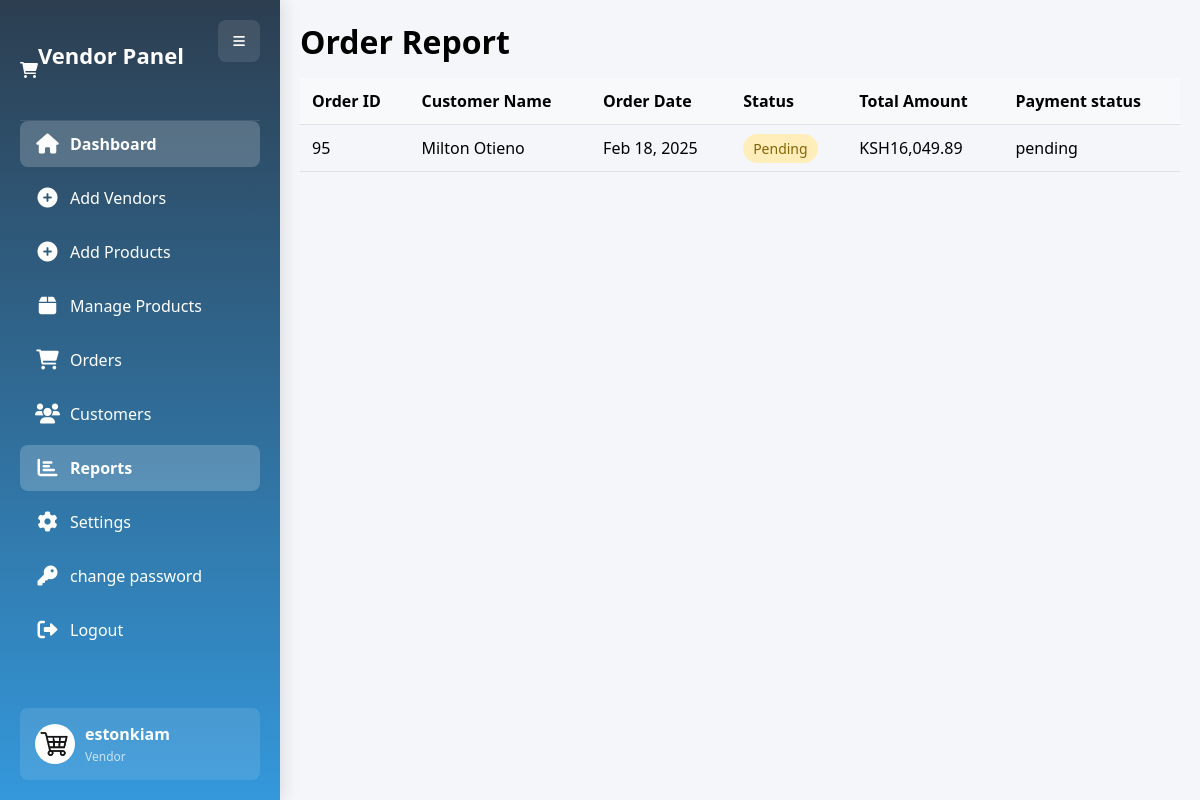
Before: /admin/reports.php (signed in) with the older database file.
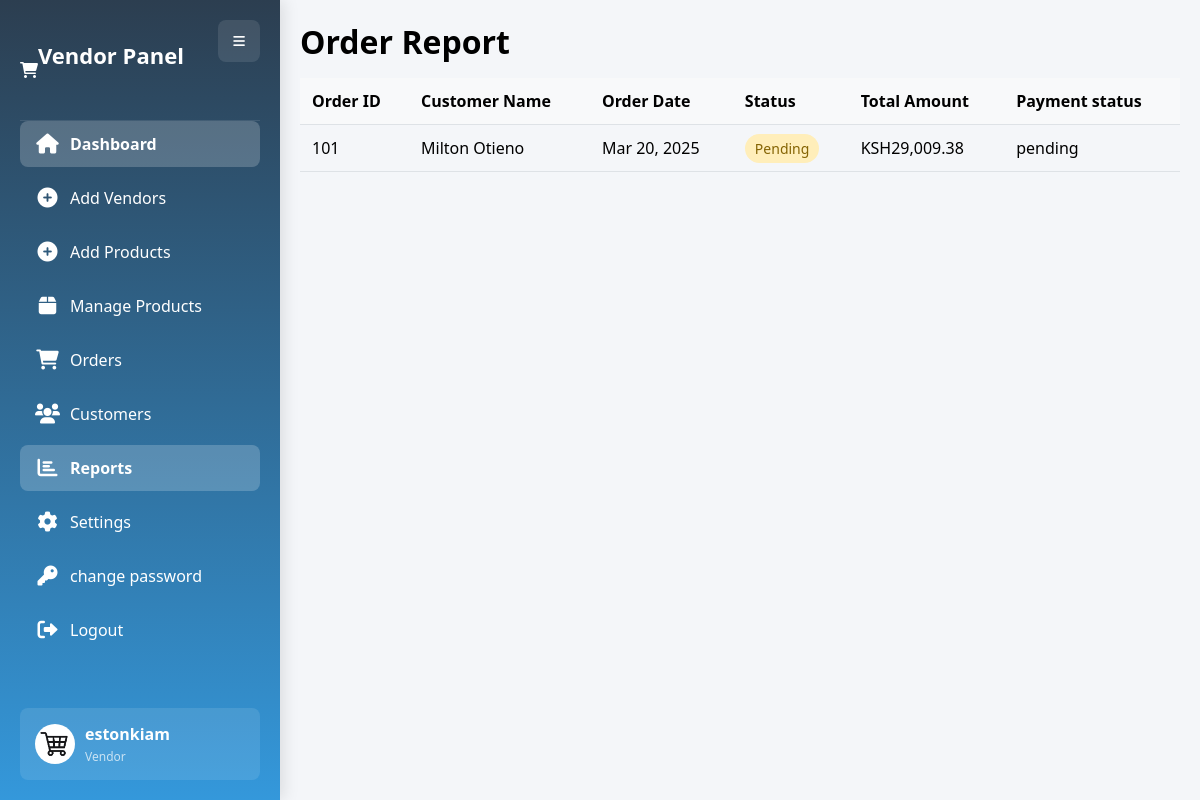
After: the same page with the newer database file.
### tables this page shows
CREATE TABLE `orders` (
  `id` int(11) NOT NULL,
  `customer_id` int(11) NOT NULL,
  `total_amount` decimal(10,2) NOT NULL DEFAULT 0.00,
  `shipping_address` varchar(255) NOT NULL,
  `city` varchar(100) NOT NULL,
  `phone` varchar(20) NOT NULL,
  `payment_method` enum('mpesa','card','cash') NOT NULL,
  `payment_status` enum('pending','paid','failed') DEFAULT 'pending',
  `status` enum('pending','processing','shipped','delivered','cancelled') DEFAULT 'pending',
  `transaction_id` varchar(100) DEFAULT NULL,
  `created_at` timestamp NOT NULL DEFAULT current_timestamp(),
  `updated_at` timestamp NOT NULL DEFAULT current_timestamp() ON UPDATE current_timestamp(),
  `product_details` text DEFAULT NULL
);

CREATE TABLE `customers` (
  `customer_id` int(11) NOT NULL,
  `first_name` varchar(100) NOT NULL,
  `last_name` varchar(100) NOT NULL,
  `email` varchar(255) NOT NULL,
  `password` varchar(255) NOT NULL,
  `phone` varchar(20) DEFAULT NULL,
  `address_line1` varchar(255) DEFAULT NULL,
  `address_line2` varchar(255) DEFAULT NULL,
  `city` varchar(100) NOT NULL,
  `state` varchar(100) NOT NULL,
  `postal_code` varchar(20) NOT NULL,
  `country` varchar(100) NOT NULL,
  `created_at` timestamp NOT NULL DEFAULT current_timestamp(),
  `reset_token` varchar(255) DEFAULT NULL,
  `reset_token_expiry` datetime DEFAULT NULL
);

### admin/reports.php (the view, shortened to what this page needs)
<?php
require 'include/db_connection.php';
$order_query = "SELECT orders.id,orders.payment_status,customers.first_name, customers.last_name, orders.created_at, orders.status, orders.total_amount
                FROM orders
                JOIN customers ON orders.customer_id = customers.customer_id";
$order_result = $conn->query($order_query);
?>
<!DOCTYPE html>
<html lang="en">
<head>
    <link href="https://cdnjs.cloudflare.com/ajax/libs/font-awesome/6.0.0/css/all.min.css" rel="stylesheet">
    <link rel="stylesheet" href="assets/css/admindash.css">
</head>
<body>
<?php include('include/sidebar.php'); ?>
        <div class="main-content">
            <h1>Order Report</h1>
            <?php if ($order_result->num_rows > 0): ?>
            <table>
                <thead>
                    <tr>
                        <th>Order ID</th>
                        <th>Customer Name</th>
                        <th>Order Date</th>
                        <th>Status</th>
                        <th>Total Amount</th>
                        <th>Payment status</th>
                    </tr>
                </thead>
                <tbody>
                    <?php while($order = $order_result->fetch_assoc()): ?>
                    <tr>
                        <td><?php echo htmlspecialchars($order['id']); ?></td>
                        <td><?php echo htmlspecialchars($order['first_name']) . ' ' . htmlspecialchars($order['last_name']); ?></td>
                        <td><?php echo date('M d, Y', strtotime($order['created_at'])); ?></td>
                        <td>
                            <span class="status <?php echo strtolower($order['status']); ?>"><?php echo htmlspecialchars(ucwords($order['status'])); ?></span>
                        </td>
                        <td>KSH<?php echo number_format($order['total_amount'], 2); ?></td>
                        <td><?php echo htmlspecialchars($order['payment_status']); ?></td>
                    </tr>
                    <?php endwhile; ?>
                </tbody>
            </table>
            <?php else: ?>
                <p>No orders found.</p>
            <?php endif; ?>
        </div>
</body>
</html>

### admin/include/sidebar.php (shortened to what this page needs)
<?php
$servername = "localhost";
$username = "root";
$password = "";
$dbname = "ecommerce";
$conn = new mysqli($servername, $username, $password, $dbname);
$admin_username = "Admin";
if (isset($_SESSION['admin_id'])) {
    $admin_id = $_SESSION['admin_id'];
    $query = "SELECT username FROM admins WHERE id = ?";
    $stmt = $conn->prepare($query);
    $stmt->bind_param("i", $admin_id);
    $stmt->execute();
    $stmt->bind_result($username);
    if ($stmt->fetch()) {
        $admin_username = $username;
    }
}
?>
<!DOCTYPE html>
<html>
<head>
    <link rel="stylesheet" href="https://cdnjs.cloudflare.com/ajax/libs/font-awesome/6.0.0/css/all.min.css">
</head>
<body>
    <div class="container">
        <div class="sidebar">
            <button class="toggle-btn">
                <i class="fas fa-bars"></i>
            </button>
            <div class="sidebar-header">
            <i class="fas fa-shopping-cart"></i>
            <h2>Vendor Panel</h2>
            </div>
            <ul>
                <li><a href="dashboard.php" class="active">
                    <i class="fas fa-home"></i><span>Dashboard</span>
                </a></li>
                <li><a href="registration.php">
                    <i class="fas fa-plus-circle"></i><span>Add Vendors</span>
                </a></li>
                <li><a href="addproducts.php">
                    <i class="fas fa-plus-circle"></i><span>Add Products</span>
                </a></li>
                <li><a href="productview.php">
                    <i class="fas fa-box"></i><span>Manage Products</span>
                </a></li>
                <li><a href="orders.php">
                    <i class="fas fa-shopping-cart"></i><span>Orders</span>
                </a></li>
                <li><a href="customers.php">
                    <i class="fas fa-users"></i><span>Customers</span>
                </a></li>
                <li><a href="reports.php">
                    <i class="fas fa-chart-bar"></i><span>Reports</span>
                </a></li>
                <li><a href="settings.php">
                    <i class="fas fa-cog"></i><span>Settings</span>
                </a></li>
                <li>
  <a href="change-password.php">
    <i class="fas fa-key"></i><span>change password</span>
  </a>
</li>
<li><a href="logout.php">
                    <i class="fas fa-sign-out-alt"></i><span>Logout</span>
                </a></li>
            </ul>
            <div class="user-profile">
                <img src="assets/img/cart.jpg" alt="User Avatar">
                <div class="user-info">
                    <h4><?php echo htmlspecialchars($admin_username); ?></h4>
                    <p>Vendor</p>
                </div>
            </div>
        </div>
</body>
</html>

### admin/assets/css/admindash.css (style rules this page uses)
* { margin: 0; padding: 0; box-sizing: border-box; }
body { font-family: Arial, sans-serif; background-color: #f4f6f9; }
.container { display: flex; min-height: 100vh; }
.sidebar { width: 250px; background-color: #343a40; color: white; padding: 20px; }
.sidebar h2 { margin-bottom: 30px; text-align: center; }
.sidebar ul { list-style: none; }
.sidebar ul li { margin-bottom: 15px; }
.sidebar ul li a { color: white; text-decoration: none; display: block; padding: 10px; border-radius: 5px; }
.main-content { flex: 1; padding: 20px; }
table { width: 100%; border-collapse: collapse; margin-top: 15px; }
th, td { padding: 12px; text-align: left; border-bottom: 1px solid #dee2e6; }
th { background-color: #f8f9fa; }
.status { padding: 5px 10px; border-radius: 15px; font-size: 14px; }
.status.pending { background-color: #ffeeba; color: #856404; }

### admin/include/sidebar.php (style rules this page uses)
* { margin: 0; padding: 0; box-sizing: border-box; font-family: 'Segoe UI', Tahoma, Geneva, Verdana, sans-serif; }
body { background-color: #f4f6f9; }
.container { display: flex; min-height: 100vh; }
.sidebar { width: 280px; background: linear-gradient(180deg, #2c3e50 0%, #3498db 100%); color: white; padding: 20px; position: relative; transition: all 0.3s cubic-bezier(0.4, 0, 0.2, 1); box-shadow: 4px 0 15px rgba(0, 0, 0, 0.1); }
.toggle-btn { position: absolute; right: 20px; top: 20px; background: rgba(255, 255, 255, 0.1); color: white; border: none; padding: 12px 15px; cursor: pointer; border-radius: 8px; transition: all 0.3s ease; z-index: 2; }
.sidebar-header { display: flex; align-items: center; padding: 20px 0; margin-bottom: auto; border-bottom: 1px solid rgba(255, 255, 255, 0.1); }
.sidebar-header h2 { font-size: 22px; font-weight: 600; color: #fff; }
.sidebar ul { list-style: none; padding: 0; }
.sidebar ul li { margin-bottom: 8px; }
.sidebar ul li a { color: white; text-decoration: none; display: flex; align-items: center; padding: 12px 15px; border-radius: 8px; font-size: 16px; transition: all 0.3s ease; }
.sidebar ul li a i { margin-right: 10px; font-size: 20px; width: 25px; text-align: center; }
.sidebar ul li a.active { background: rgba(255, 255, 255, 0.2); font-weight: 600; }
.user-profile { position: absolute; bottom: 20px; left: 20px; right: 20px; display: flex; align-items: center; background: rgba(255, 255, 255, 0.1); padding: 15px; border-radius: 8px; }
.user-profile img { width: 40px; height: 40px; border-radius: 50%; margin-right: 10px; }
.user-info { flex: 1; }
.user-info h4 { font-size: 16px; margin-bottom: 3px; }
.user-info p { font-size: 12px; opacity: 0.7; }
.main-content { flex: 1; padding: 20px; transition: all 0.3s ease; }

Changed rows visible on the page:
removed orders: id "95", customer.first_name "Milton", customer.last_name "Otieno", created_at "Feb 18, 2025", status "Pending", total_amount "16,049.89", payment_status "pending"
added orders: id "101", customer.first_name "Milton", customer.last_name "Otieno", created_at "Mar 20, 2025", status "Pending", total_amount "29,009.38", payment_status "pending"
